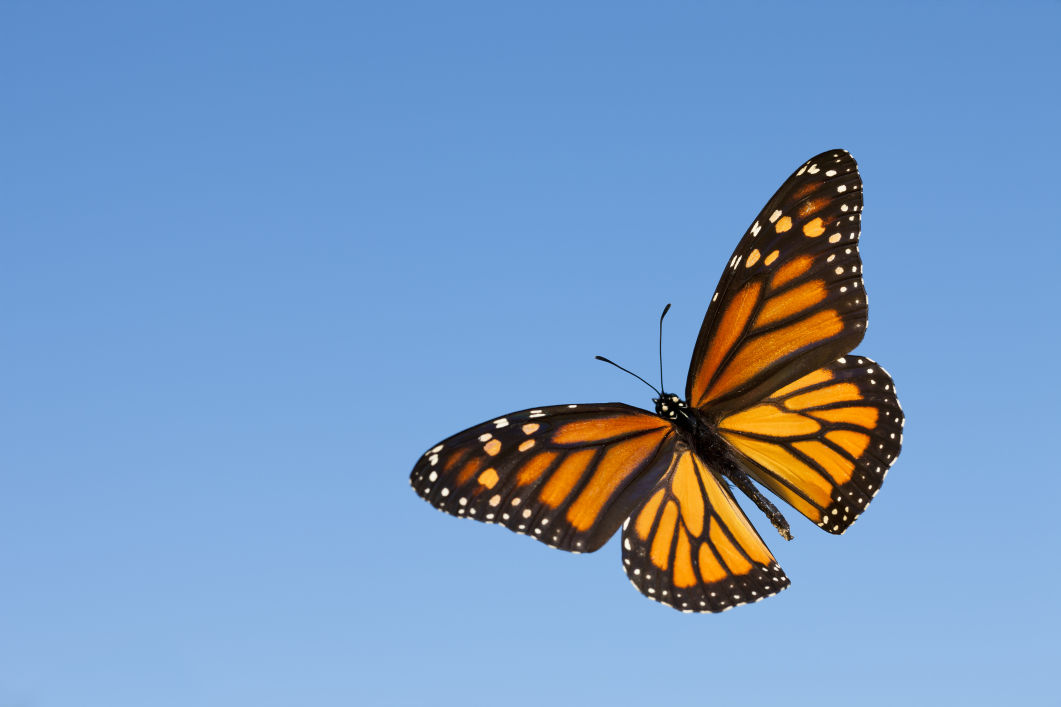
#> input picture papillon.jpg, 2121 x 1414 px (shown at 1/2 size)
$ jupyter execute --allow-errors 'Residual saliency map evaluation.ipynb'
#> lines starting #> are read from the running program, lines starting #| are printed output that depends on the picture; after the words box and inside, x2 and y2 are one past the last pixel; in counts of white or black regions, pixels touching at a corner belong together; pictures that were not available may be replaced by others from this repository, and a replacement may not be noted
# Method Evaluation

-------

[cell 1]
import numpy as np
import cv2
import matplotlib.pyplot as plt
from skimage import data
from skimage.io import imread
from skimage.color import rgb2gray
from skimage.transform import resize
plt.rcParams["figure.figsize"] = (20,3)
import os
import fnmatch


img = imread('papillon.jpg')[:,:,:3]
#> img is the input picture: shape (1414, 2121, 3); mean R, G, B 119.5, 153, 192.8
img_rafale = imread('rafale.jpg')[:,:,:3]

gray = np.mean(img, axis = 2) # there exists other formulas to convert to gray but mean seems to work fine
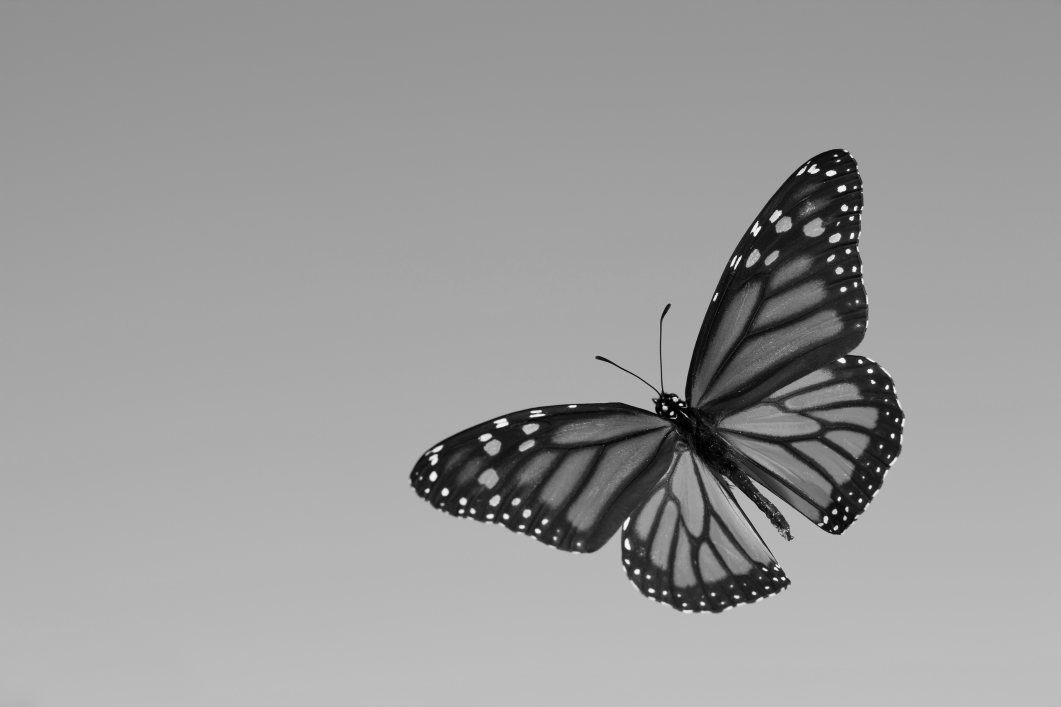
#> gray: shape (1414, 2121) float64 (shown at 1/2 size); min 0, max 250, mean 155.1
print(img.shape)
#| (1414, 2121, 3)
plt.imshow(img)
plt.show()

##### This example is a simple case where the salient object can't be clearer to distinguish from the uniform background, the idea behind the algorithm should be most effective in this case

[cell 2]
def spectralSaliency(img,width = 64, scale = None): #grayscale image
    #rescale image to lower resolution
#> called with width = 64
    if scale is None:
        img = cv2.resize(img, (width,int(width*img.shape[0]/img.shape[1])))
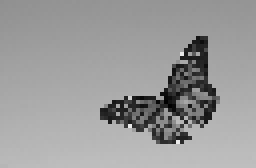
#> img: shape (42, 64) float64 (shown 4 times larger); min 1.53, max 235.2, mean 155.1
    else:
        img = cv2.resize(img, (int(img.shape[1] * scale), int(img.shape[0] * scale)) )

    # apply discrete fourier transform on image

    c = cv2.dft(np.float32(img), flags = cv2.DFT_COMPLEX_OUTPUT)

    # compute magnitude
    mag = np.sqrt(c[:,:,0]**2 + c[:,:,1]**2)
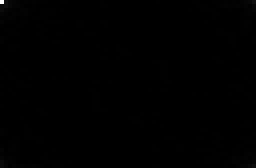
#> mag: shape (42, 64) float32 (shown 4 times larger); min 38.42, max 416860.1, mean 1397; drawn with min black and max white

    # magnitude is passed through a 3*3 mean filter and compared to original magintude
    # we use log since our assumption concerns the shape of natural images' log magnitude shape (see article)
    spectralResidual = np.exp(np.log(mag) - cv2.boxFilter(np.log(mag), -1, (3,3)))
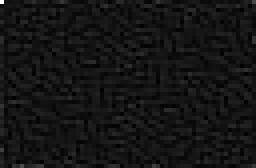
#> spectralResidual: shape (42, 64) float32 (shown 4 times larger); min 0.0593, max 13.06, mean 1.12; drawn with min black and max white

    #we reconstruct the image weighted by residual
    c[:,:,0] = c[:,:,0] * spectralResidual / mag
    c[:,:,1] = c[:,:,1] * spectralResidual / mag
    c = cv2.dft(c, flags = (cv2.DFT_INVERSE | cv2.DFT_SCALE))
    saliency_map = c[:,:,0]**2 + c[:,:,1]**2
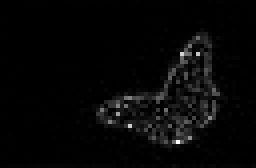
#> saliency_map: shape (42, 64) float32 (shown 4 times larger); min 4.2e-09, max 0.0212, mean 0.00057; drawn with min black and max white
    # we apply a gaussian filter for smoothing
    saliency_map = cv2.normalize(cv2.GaussianBlur(saliency_map,(9,9),3,3), saliency_map, 0., 1., cv2.NORM_MINMAX)
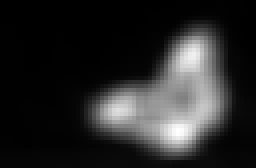
#> saliency_map: shape (42, 64) float32 (shown 4 times larger); min 1.56e-10, max 1, mean 0.157
    return np.float32(saliency_map)

[cell 3]
def predict(img,width):
    cutoff = 3
    gray = np.mean(img,axis = 2)
    s_map = spectralSaliency(gray,width=width)
    rs_map = resize(image=s_map, output_shape=gray.shape) # resized saliency map
    rs_map = (rs_map > cutoff * rs_map.mean()) * 1
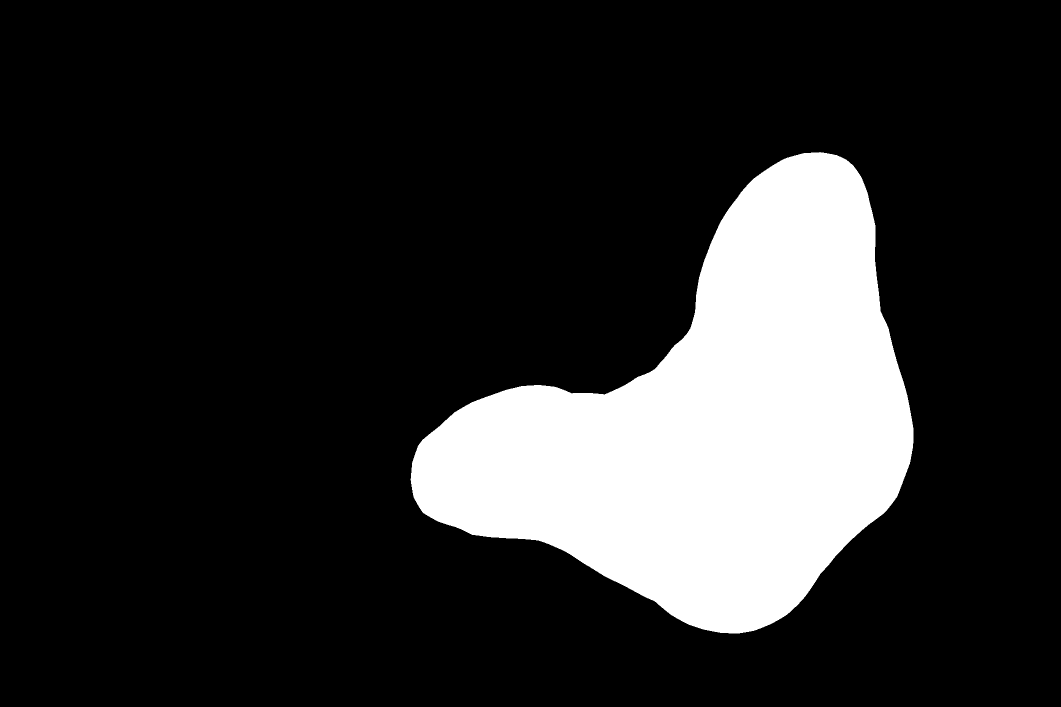
#> rs_map: shape (1414, 2121) int64 (shown at 1/2 size); values 0 (black) and 1 (white), 17% white; 1 white region, box (x1, y1, x2, y2) and area: (821, 304, 1827, 1267) 511303
    return rs_map

def MAE(prediction,ground_truth):
    return np.mean(np.abs(prediction - ground_truth/255))
def precision(prediction,ground_truth):
    FP = ( (prediction - ground_truth) > 0) * 1  #predict 1 but actual 0
    TP = prediction * ground_truth #predict 1 and actual 1
    return np.sum(FP)/(np.sum(FP) + np.sum(TP))
def recall(prediction,ground_truth):
    TP = prediction * ground_truth #predict 1 and actual 1
    AP = ground_truth # all actual 1
    return np.sum(TP)/np.sum(AP)
def f1_score(prediction,ground_truth):
    p = precision(prediction,ground_truth)
    r = recall(prediction,ground_truth)
    if p * r == 0:
        return 0
    return (p*r)/(p + r)

[cell 4]
import tqdm
import pandas as pd

[cell 5]
img_folder = "./DUT-OMRON-image/"
gt_folder = "./pixelwiseGT-new-PNG/"
score_dict = {}
width = 64
files_list = os.listdir(img_folder)[:500]
for file in tqdm.tqdm(files_list):
    if fnmatch.fnmatch(file, "*.jpg") or fnmatch.fnmatch(file, "*.jpeg") or fnmatch.fnmatch(file, "*.png") :
        filename = file.split('.')[0]
        try:
            im = imread(img_folder + filename + ".jpg")[:,:,:3] # no need for alpha channel
            gt = imread(gt_folder + filename + ".png")
            rs_map = predict(im,width)
            #print(im.shape,gt.shape, rs_map.shape)
            mae = MAE(prediction=rs_map, ground_truth=gt)
            f1 = f1_score(prediction=rs_map, ground_truth=gt)
            score_dict[filename] = {"MAE": mae, "F1": f1}
        except Exception as e:
            print(e)
            print(filename)
            continue

[cell 6]
score_df = pd.DataFrame.from_dict(score_dict, orient = "index", columns=["MAE", "F1"]).reset_index().rename(columns={"index": "img_name"})
score_df.head(3)

[cell 7]
score_df.describe()

#### mean MAE on this dataset is 0.14

[cell 8]
score_df.hist(bins = 10)
plt.show()
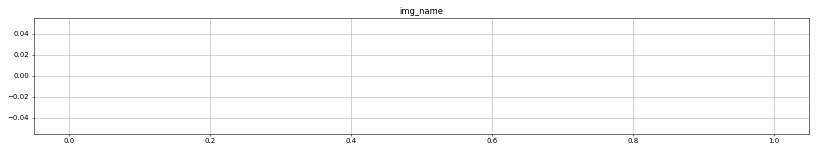
#> figure drawn by matplotlib, 1 panel

### some good cases:

#> (a cell that did not finish here is left out)

### some bad cases:

#> (a cell that did not finish here is left out)

# Analyze impact of width

[cell 11]
def compare_width(im,gt,score_dict):
    widths = [i* 16 for i in range(1,16)]
    im_size = im.size
#> im_size = 8997282
    for w in widths:
        rs_map = predict(im,w)
        #print(im.shape,gt.shape, rs_map.shape)
        mae = MAE(prediction=rs_map, ground_truth=gt)
        f1 = f1_score(prediction=rs_map, ground_truth=gt)
        score_dict[filename + "_" + str(w)] = {"size": im_size,"width":w,"MAE": mae, "F1": f1}
#> this loop made 1 pass
#> pass 1, in predict (call 2), `rs_map = resize(image=s_map, output_shape=gray.shape)`:
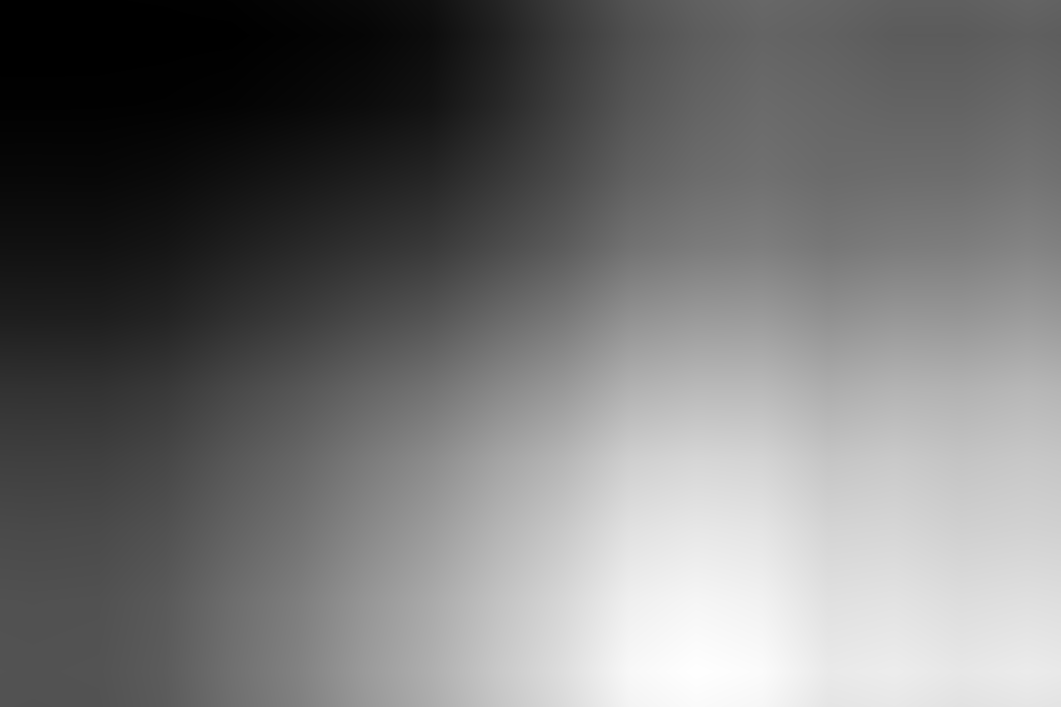
#> rs_map: shape (1414, 2121) float32 (shown at 1/2 size); min 1.1e-05, max 1, mean 0.454
#> after the loop, score_dict = 0 items
score_dict = {}
files_list = os.listdir(img_folder)[:500]
for file in tqdm.tqdm(files_list):
    if fnmatch.fnmatch(file, "*.jpg") or fnmatch.fnmatch(file, "*.jpeg") or fnmatch.fnmatch(file, "*.png") :
        filename = file.split('.')[0]
        try:
            im = imread(img_folder + filename + ".jpg")[:,:,:3] # no need for alpha channel
            gt = imread(gt_folder + filename + ".png")
            compare_width(im,gt,score_dict)
        except Exception as e:
            print(e)
            print(filename)
            continue
